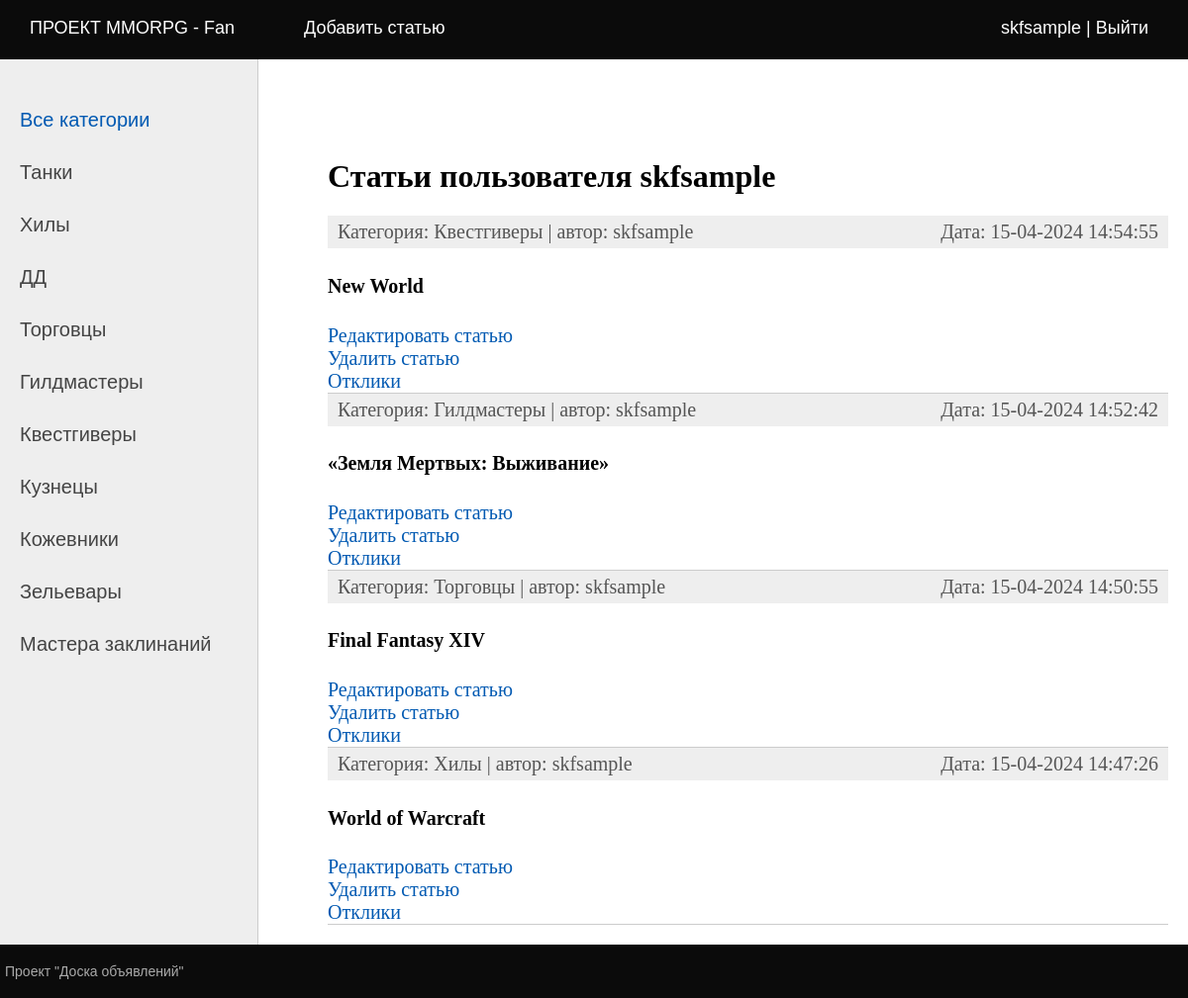
Page /mypost/2/ (signed in) on the committed database.
### board/models.py (models this page shows, shortened)
class Category(models.Model):
    name = models.CharField(max_length=128, db_index=True, verbose_name='Категория')

class Bullets(models.Model):
    title = models.CharField(max_length=128, verbose_name='Заголовок')
    photo = models.ImageField(upload_to='photos/%Y/%m/%d',
                              verbose_name='Фото', default=None, blank=True, null=True)
    content = RichTextField(blank=True, verbose_name='Контент')
    dateCreation = models.DateTimeField(auto_now_add=True, verbose_name='Дата создания')
    cat = models.ForeignKey('Category', on_delete=models.PROTECT, verbose_name='Категория')
    author = models.ForeignKey(get_user_model(), on_delete=models.SET_NULL,
                               related_name='posts', null=True, default=None)
    objects = models.Manager()
    class Meta:
        verbose_name = 'Доска объявлений'
        verbose_name_plural = 'Доска объявлений'
        ordering = ['-dateCreation']
        indexes = [
            models.Index(fields=['-dateCreation'])
        ]

### board/views.py (the view, shortened to what this page needs)
# urls.py: path('mypost/<int:pk>/', views.ShowUserPosts.as_view(), name='post_user'),
class ShowUserPosts(LoginRequiredMixin, DataMixin, ListView):
    model = Bullets
    paginate_by = 20
    template_name = 'board/list_mypost.html'
    context_object_name = 'userPost'
    title = f'Bullets.pk | {Bullets.title}'
    pk_url_kwarg = 'pk'

### board/templatetags/board_tags.py (called while the page is built)
@register.simple_tag
def get_menu():
    return menu

@register.inclusion_tag('board/list_categories.html')
def show_categories(cat_selected=0):
    cats = Category.objects.all()
    return {'cats': cats, 'cat_selected': cat_selected}

### board/templates/board/list_mypost.html (shortened to what this page needs)
{% extends 'default.html' %}
{% block content %}
<h1>Статьи пользователя {{user}}</h1>
<ul class="list-articles">
	{% for bullet in userPost %}
	{% if bullet.author.id == user.id %}
	<li>
	<div class="article-panel">
		<p class="first">Категория: {{bullet.cat.name}} | автор: {{ bullet.author.username|default:"Неизвестен" }}</p>
		<p class="last">Дата: {{bullet.dateCreation|date:"d-m-Y H:i:s"}}</p>
	</div>
		<h4>{{bullet.title}}</h4>
		<a href="{% url 'edit_page' bullet.id %}">Редактировать статью</a>
		<br>
		<a href="{% url 'delete_page' bullet.id %}">Удалить статью</a>
		<br>
		<a href="{% url 'post_comments' bullet.id %}">Отклики</a>
	</li>
	{% endif %}
	{% endfor %}
</ul>
{% endblock %}

### templates/default.html (shortened to what this page needs)
{% load static %}
{% load board_tags %}
<!DOCTYPE html>
<html lang="en">
<head>
	<link type="text/css" href="{% static 'board/css/styles.css' %}" rel="stylesheet" />
</head>
<body>
<table class="table-page" border=0 cellpadding="0" cellspacing="0">
<tr><td valign=top>
{% block mainmenu %}
		<div class="header">
			<ul id="mainmenu" class="mainmenu">
{% get_menu as menu %}
{% for m in menu %}
				<li><a href="{% url m.url_name %}">{{m.title}}</a></li>
{% endfor %}
{% if user.is_authenticated %}
			<li class="last"><a href="{% url 'accounts:profile' %}">{{user.username}}</a> |
				<a href="{% url 'accounts:logout' %}">Выйти</a></li>
{% else %}
			<li class="last"><a href="{% url 'accounts:login' %}">Войти</a> |
				<a href="{% url 'accounts:register' %}">Регистрация</a></li>
{% endif %}
			</ul>
		</div>
{% endblock mainmenu %}
<table class="table-content" border=0 cellpadding="0" cellspacing="0">
<tr>
	<td valign="top" class="left-chapters">
	<ul id="leftchapters">
		{% if cat_selected == 0 or cat_selected is None %}
		<li class="selected">Все категории</li>
		{% else %}
		<li><a href="{% url 'home' %}">Все категории</a></li>
		{% endif %}
		{% show_categories cat_selected %}
	</ul>
	</td>
<td valign="top" class="content">
	<div class="content-text">
{% block content %}
{% endblock %}
	</div>
</td></tr></table>
</td></tr>
<tr><td valign=top>
	<div id="footer">
		<p>Проект "Доска объявлений"</p>
	</div>
</td></tr></table>
</body>
</html>

### board/templates/board/list_categories.html
{% for cat in cats %}
{% if cat.id == cat_selected %}
<li class="selected">{{ cat.name }}</li>
{% else %}
<li><a href="{% url 'category' cat.pk %}">{{ cat.name }}</a></li>
{% endif %}
{% endfor %}

### board/static/board/css/styles.css (style rules this page uses)
html, body { font-family: 'Arial'; margin: 0; padding: 0; height: 100%; width: 100%; color: #444; }
a { color: #0059b2; text-decoration: none; }
div.article-panel { background: #eee; padding: 5px 10px 5px 10px; box-sizing: border-box; overflow: hidden; color: #555; }
div.article-panel p.first { margin: 0; float: left; }
div.article-panel p.last { margin: 0; float: right; }
ul.list-articles { list-style: none; margin: 0; padding: 0; }
ul.list-articles li { border-bottom: 1px solid #ccc; }
.table-page { width: 100%; height: 100%; vertical-align: top; }
.table-page tr { height: 100%; }
.header { background: #0b0b0b; height: 60px; }
ul.mainmenu { list-style: none; margin: 0; padding: 0; height: 60px; color: #ffffff; font-size: 18px; overflow: hidden; }
ul.mainmenu li { float: left; margin: 18px 40px 0 30px; }
ul.mainmenu li.last { float: right; }
ul.mainmenu li a { color: #ffffff; text-decoration: none; }
.table-content { width: 100%; min-height: 100%; height: 100%; }
.left-chapters { margin: 0; background: #eee; border-right: 1px solid #ccc; }
.left-chapters ul { width: 230px; margin: 0; padding: 20px 10px 10px 20px; list-style: none; font-size: 20px; }
.left-chapters ul li { margin: 30px 0 0 0; color: #999; }
.left-chapters ul li.selected { color: #0059b2; }
.left-chapters ul li a { color: #444; text-decoration: none; }
.content { padding: 40px 20px 20px 40px; width: 100%; box-sizing: border-box; }
.content-text { margin: 60px 0 0 30px; color: #000; font-size: 20px; font-family: Yandex Sans Display Light; }
.content-text h1 { font-size: 32px; }
#footer { box-sizing: border-box; background: #0b0b0b; padding: 5px; color: #aaa; font-size: 14px; font-family: Verdana, Geneva, Arial, Helvetica; text-align: left; overflow: hidden; }

### rows in the picture
Category: name "Танки"
Category: name "Хилы"
Category: name "ДД"
Category: name "Торговцы"
Category: name "Гилдмастеры"
Category: name "Квестгиверы"
Category: name "Кузнецы"
Category: name "Кожевники"
Category: name "Зельевары"
Category: name "Мастера заклинаний"
Bullets: cat.name "Квестгиверы", author.username "skfsample", dateCreation "15-04-2024 14:54:55", title "New World"
Bullets: cat.name "Гилдмастеры", author.username "skfsample", dateCreation "15-04-2024 14:52:42", title "«Земля Мертвых: Выживание»"
Bullets: cat.name "Торговцы", author.username "skfsample", dateCreation "15-04-2024 14:50:55", title "Final Fantasy XIV"
Bullets: cat.name "Хилы", author.username "skfsample", dateCreation "15-04-2024 14:47:26", title "World of Warcraft"

### other values in the picture
{{ m.title }} "ПРОЕКТ MMORPG - Fan" "Добавить статью"
{{ user.username }} "skfsample"
{{ user }} "skfsample"
